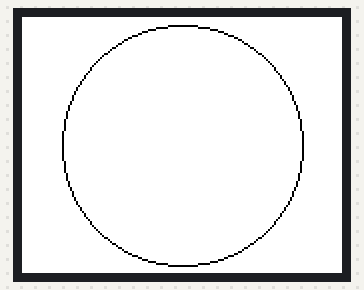
This sketch was run on a simulated Arduino Uno, built with avr-gcc and run on an emulated ATmega328P. On the bench: 160×128 colour display.

Above: at 0.18 s.
At 1.1 s:
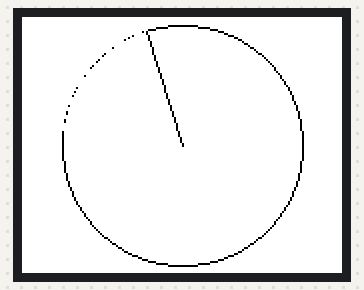
At 6.01 s:
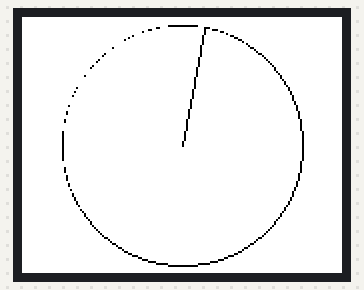
At 10.93 s:
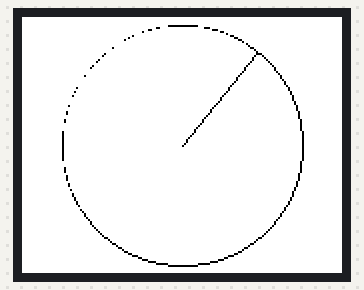
At 20.45 s:
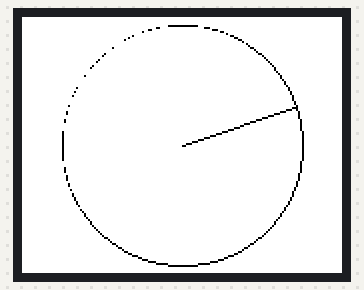
At 39.81 s:
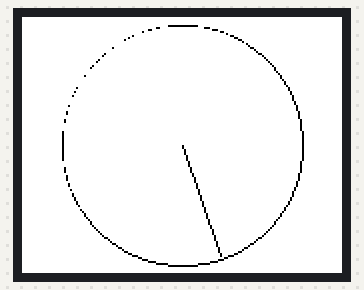

The sketch:

strelka.ino
```cpp
#include <TFT.h>                 // Подключаем библиотеку TFT
#include <SPI.h>                 // Подключаем библиотеку SPI

#define cs   10                  // Указываем пины cs
#define dc   9                   // Указываем пины dc (A0)
#define rst  8                   // Указываем пины reset

TFT TFTscreen = TFT(cs, dc, rst);

int g;//градус
int x;
int y;
int x1;
int y1;

void setup()
{
  TFTscreen.begin();
  TFTscreen.background(255, 255, 255); // Очистим экран дисплея
  TFTscreen.setTextSize(2);      // Устанавливаем размер шрифта
  TFTscreen.stroke(0, 0, 0);
  TFTscreen.circle(80, 64, 60);
  g = map(analogRead(A0), 0, 1023, 0, 360);
  x = cos(radians(g)) * 59 + 81;
  y = sin(radians(g)) * 59 + 65;
  x1 = x;
  y1 = y;
}

void loop()
{
  x1 = x;
  y1 = y;
  //g = map(analogRead(A0), 0, 1023, 0, 360);
  g++;
  if(g == 360)g = 0;
  delay(10);
  x = cos(radians(g)) * 59 + 80;
  y = sin(radians(g)) * 59 + 64;
  if (x1 != x || y1 != y) {
    TFTscreen.stroke(255, 255, 255);
    TFTscreen.line(80, 64, x1, y1);
  }
  TFTscreen.stroke(0, 0, 0);
  TFTscreen.line(80, 64, x, y);
}
```
